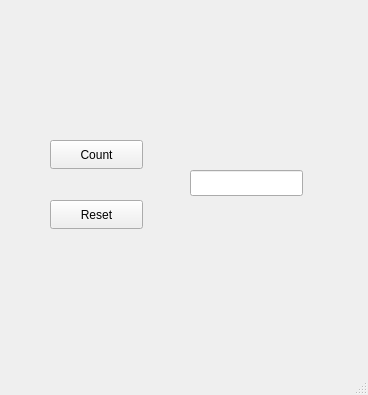
<?xml version="1.0" encoding="UTF-8"?>
<ui version="4.0">
 <class>MainWindow</class>
 <widget class="QMainWindow" name="MainWindow">
  <property name="geometry">
   <rect>
    <x>0</x>
    <y>0</y>
    <width>368</width>
    <height>395</height>
   </rect>
  </property>
  <property name="windowTitle">
   <string>MainWindow</string>
  </property>
  <widget class="QWidget" name="centralwidget">
   <widget class="QPushButton" name="butCount">
    <property name="geometry">
     <rect>
      <x>50</x>
      <y>140</y>
      <width>93</width>
      <height>29</height>
     </rect>
    </property>
    <property name="text">
     <string>Count</string>
    </property>
   </widget>
   <widget class="QPushButton" name="butReset">
    <property name="geometry">
     <rect>
      <x>50</x>
      <y>200</y>
      <width>93</width>
      <height>29</height>
     </rect>
    </property>
    <property name="text">
     <string>Reset</string>
    </property>
   </widget>
   <widget class="QLineEdit" name="textCount">
    <property name="geometry">
     <rect>
      <x>190</x>
      <y>170</y>
      <width>113</width>
      <height>26</height>
     </rect>
    </property>
   </widget>
  </widget>
  <widget class="QMenuBar" name="menubar">
   <property name="geometry">
    <rect>
     <x>0</x>
     <y>0</y>
     <width>368</width>
     <height>26</height>
    </rect>
   </property>
  </widget>
  <widget class="QStatusBar" name="statusbar"/>
 </widget>
 <resources/>
 <connections/>
</ui>
